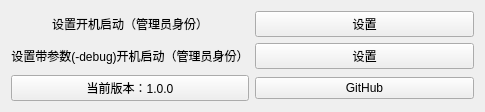
<?xml version="1.0" encoding="UTF-8"?>
<ui version="4.0">
 <class>genshin_setting</class>
 <widget class="QWidget" name="genshin_setting">
  <property name="geometry">
   <rect>
    <x>0</x>
    <y>0</y>
    <width>485</width>
    <height>102</height>
   </rect>
  </property>
  <property name="windowTitle">
   <string>settings - genshin desktop</string>
  </property>
  <property name="windowIcon">
   <iconset resource="img.qrc">
    <normaloff>:/img/settings.ico</normaloff>:/img/settings.ico</iconset>
  </property>
  <layout class="QGridLayout" name="gridLayout">
   <item row="2" column="1">
    <widget class="QPushButton" name="pushButton_3">
     <property name="text">
      <string>GitHub</string>
     </property>
    </widget>
   </item>
   <item row="0" column="0">
    <widget class="QLabel" name="label">
     <property name="text">
      <string>设置开机启动（管理员身份）</string>
     </property>
     <property name="alignment">
      <set>Qt::AlignCenter</set>
     </property>
    </widget>
   </item>
   <item row="0" column="1">
    <widget class="QPushButton" name="pushButton">
     <property name="text">
      <string>设置</string>
     </property>
    </widget>
   </item>
   <item row="2" column="0">
    <widget class="QPushButton" name="pushButton_2">
     <property name="text">
      <string>当前版本：1.0.0</string>
     </property>
    </widget>
   </item>
   <item row="1" column="0">
    <widget class="QLabel" name="label_2">
     <property name="text">
      <string>设置带参数(-debug)开机启动（管理员身份）</string>
     </property>
     <property name="alignment">
      <set>Qt::AlignCenter</set>
     </property>
    </widget>
   </item>
   <item row="1" column="1">
    <widget class="QPushButton" name="pushButton_4">
     <property name="text">
      <string>设置</string>
     </property>
    </widget>
   </item>
  </layout>
 </widget>
 <resources>
  <include location="img.qrc"/>
 </resources>
 <connections/>
</ui>
